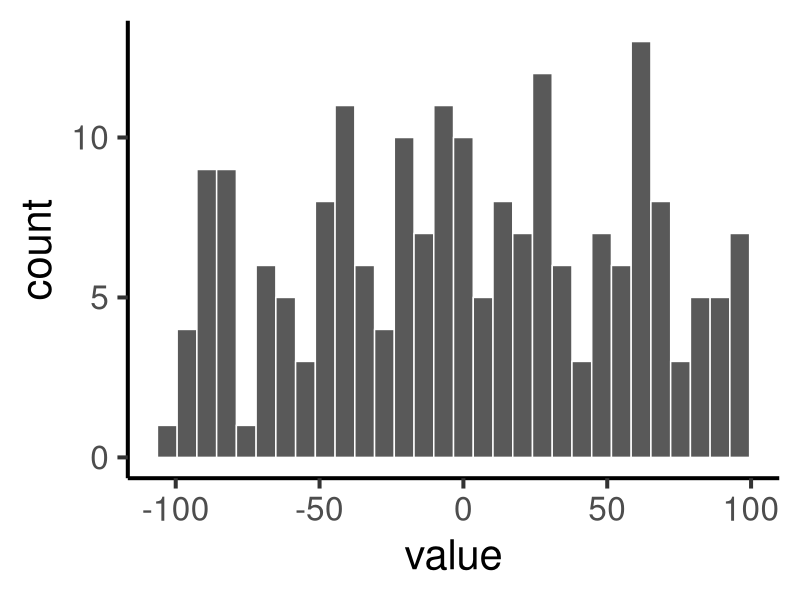
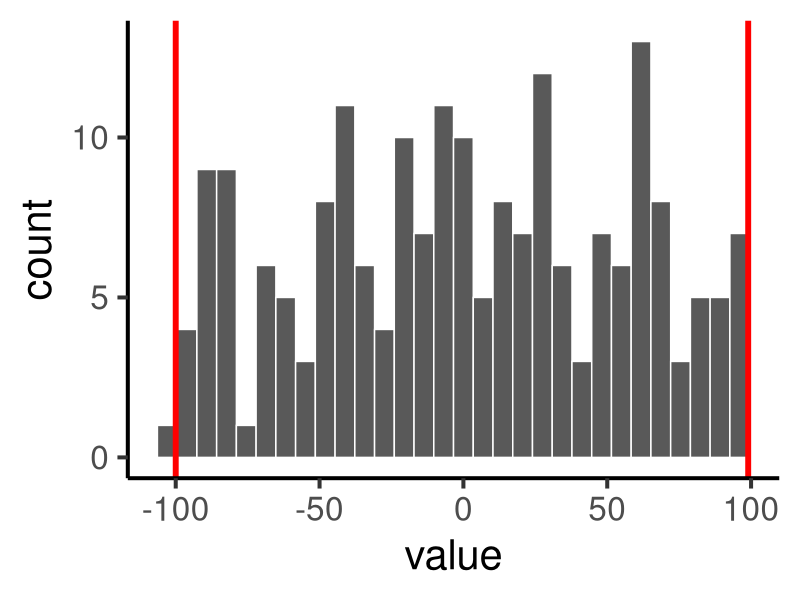

R code for these plots, in order: (Note: this script raises an error after producing the figures.)
## ---- chunk 1
options(htmltools.dir.version = FALSE)
knitr::opts_chunk$set(echo = FALSE,message=FALSE,warning=FALSE, cache = TRUE)
## ---- chunk 2
a<-matrix(round(runif(200,-100,100)),ncol=20)
knitr::kable(a, 'html')
## ---- chunk 3
library(ggplot2)
a<-as.numeric(a)
qplot(x=a)+
  geom_histogram(color="white")+
  theme_classic(base_size = 30)+
  ylab("count")+
  xlab("value")
## ---- chunk 4
qplot(x=a)+
  geom_histogram(color="white")+
  theme_classic(base_size = 30)+
  geom_vline(xintercept=min(a), color="red", size=2)+
  geom_vline(xintercept=max(a), color="red", size=2)+
  ylab("count")+
  xlab("value")
## ---- chunk 5
x <- c(1,4,3,6,5,7,6,8,7,6,9)
min(x)

## ---- chunk 6
x <- c(1,4,3,6,5,7,6,8,7,6,9)
max(x)
## ---- chunk 7
knitr::include_graphics('figs/2bdifferences.png')
## ---- chunk 8
knitr::include_graphics('figs/2bdifferences.png')
## ---- chunk 9
knitr::include_graphics('figs/2bdiffmean.png')
## ---- chunk 10
knitr::include_graphics('figs/2bdiffmean.png')
## ---- chunk 11
knitr::include_graphics('figs/2bsquared.png')
## ---- chunk 12
knitr::include_graphics('figs/2bsquaredSS.png')
## ---- chunk 13
knitr::include_graphics('figs/2bsquaredV.png')
## ---- chunk 14
knitr::include_graphics('figs/2bsquaredV2.png')
## ---- chunk 15
knitr::include_graphics('figs/2bsquaredV3.png')
## ---- chunk 16
knitr::include_graphics('figs/2bsquaredV3.png')
## ---- chunk 17
knitr::include_graphics("figs/2banimSD.gif")
## ---- chunk 18
x <- c(8,2,6,4,6,2,4,4)
mean(x)-x
sum(mean(x)-x)
## ---- chunk 19
x <- c(8,2,6,4,6,2,4,4)
(mean(x)-x)^2
## ---- chunk 20
x <- c(8,2,6,4,6,2,4,4)
sum((mean(x)-x)^2)
## ---- chunk 21
x <- c(8,2,6,4,6,2,4,4)
squared_deviations <- (mean(x)-x)^2
SS <- sum(squared_deviations)
SS
## ---- chunk 22
x <- c(8,2,6,4,6,2,4,4)
squared_deviations <- (mean(x)-x)^2
SS <- sum(squared_deviations)
N <- length(x)
variance <- SS/N
variance
## ---- chunk 23
x <- c(8,2,6,4,6,2,4,4)
squared_deviations <- (mean(x)-x)^2
SS <- sum(squared_deviations)
N <- length(x)
variance <- SS/N
standard_deviation <- sqrt(variance)
standard_deviation
